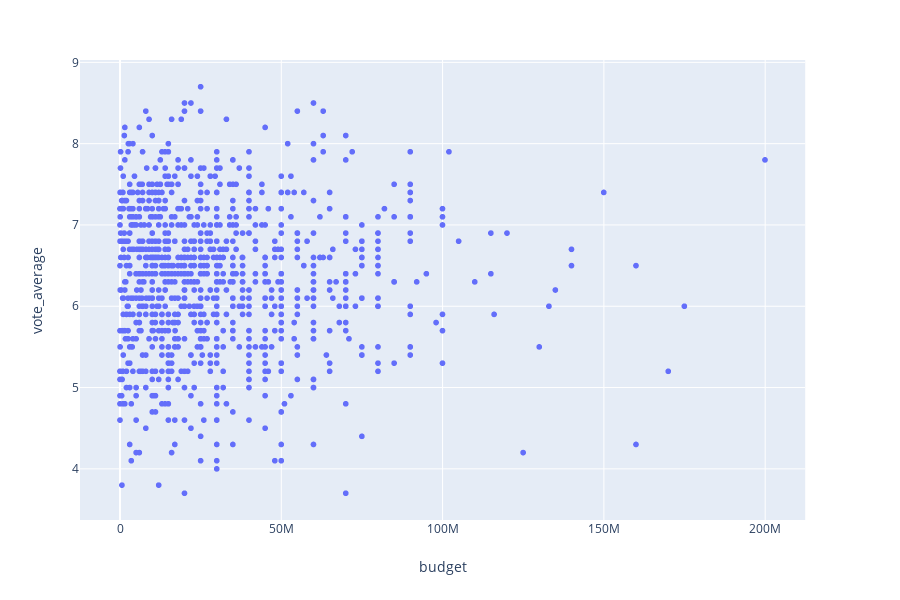

The cell this chart's notebook holds for it:
### Code cell
fig = px.scatter(df_1990s[df_1990s['budget']>0], x='budget', y='vote_average', hover_name='title')
fig.show()

### Figure 1 — Plotly figure (JSON) as saved in the notebook; plotly's stock layout.template omitted (floating-point values rounded to 4 significant figures; data arrays with more than 128 entries replaced by an {"elided": "..."} marker saying what was removed)
{"data": [{"hoverlabel": {"namelength": 0}, "hovertemplate": "<b>%{hovertext}</b><br><br>budget=%{x}<br>vote_average=%{y}", "hovertext": {"elided": "1028 str values"}, "legendgroup": "", "marker": {"color": "#636efa", "symbol": "circle"}, "mode": "markers", "name": "", "showlegend": false, "type": "scattergl", "x": {"elided": "1028 int values"}, "xaxis": "x", "y": {"elided": "1028 float values"}, "yaxis": "y"}], "layout": {"height": 600, "legend": {"tracegroupgap": 0}, "margin": {"t": 60}, "xaxis": {"anchor": "y", "domain": [0, 0.98], "title": {"text": "budget"}}, "yaxis": {"anchor": "x", "domain": [0, 1], "title": {"text": "vote_average"}}}}
